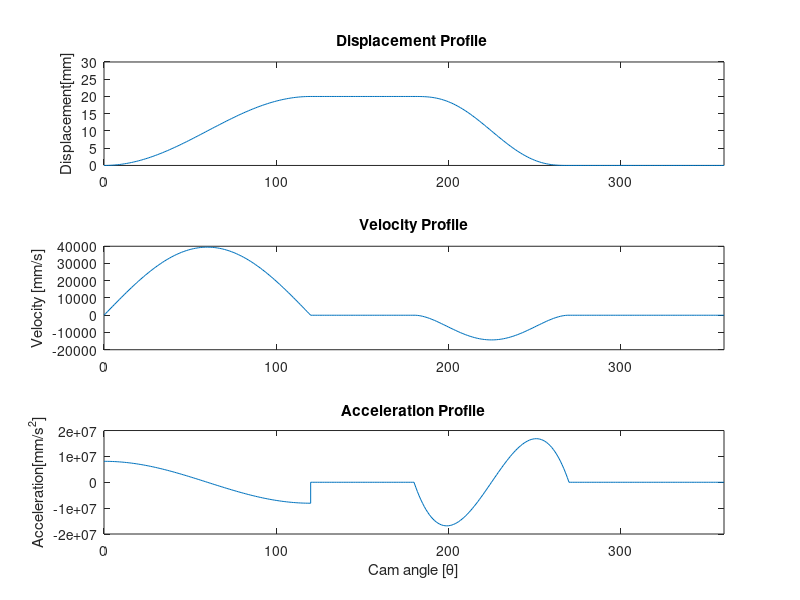
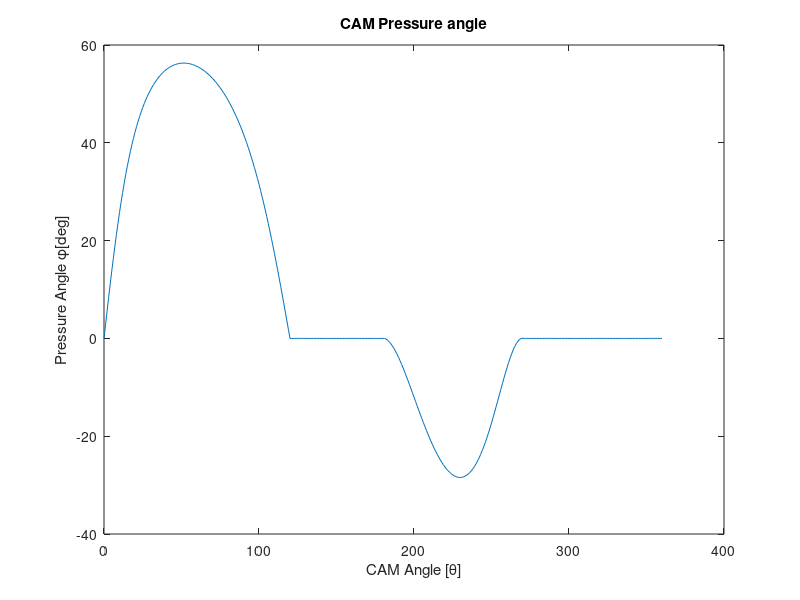

These charts were generated, in order, by the following MATLAB code:
%CAM Design
clc; clear; close all;

L =20; %Given length of rise +fall
w = 600; %rotational speed

%Harmonic Rise
t1 = (0:120)*pi/180; %Range of Harmonic Rise (rad)
b1 = t1(end)-t1(1); %Beta value
y1 = (L/2)*(1-cos((pi*t1)/b1)); %Displacement
y1dt = (0.5*pi*L*w*b1)*sin((pi*t1)/b1);%Velocity 
y1dt2 = (L/2)*((pi*w/b1)^2)*cos(pi*t1/b1); %Acceleration

%Dwell
t2 = (120:180)*pi/180; %Range of Dwell (rad)
y2 = 20*ones(1,length(t2)); %Horizontal line describing dwell
y2dt = zeros(1,length(t2)); %Zero velocity for dwell
y2dt2 = zeros(1,length(t2));

%345 Poly Fall
t3 = (0:90)*pi/180; %Range of fall (rad)
b3 = t3(end)-t3(1); %Beta for poly 345 fall
y3 = L-L*(10*(t3/b3).^3 - 15*(t3/b3).^4 + 6*(t3/b3).^5); %Displacement
y3dt = L-L*((30*w/b3^3)*t3.^2 - (60*w/b3^4)*t3.^3  + (30*w/b3^5)*t3.^4 ); %Velocity
y3dt2 = L-L*((60*w^2/b3^3)*t3 - (180*w^2/b3^4)*t3.^2  + (120*w^2/b3^5)*t3.^3); %Acceleration

%Dwell
t4 = (270:360)*pi/180;
y4 = zeros(1,length(t4));
y4dt = zeros(1,length(t4)); %Zero velocity for dwell
y4dt2 = zeros(1,length(t4));

%Graphing:
%Respective ranges for angles are converted in degrees:
tt = 0:120; %Harmonic Rise
tt2 = 120:180; %Dwell
tt3 = 180:270; %345 Poly Fall
tt4 = 270:360; %Dwell
t = [tt tt2 tt3 tt4]; %Angles
disp = [y1 y2 y3 y4]; %Displacement values
vel = [y1dt y2dt y3dt y4dt]; %Velocity
acc = [y1dt2 y2dt2 y3dt2 y4dt2]; %Acceleration
subplot(311)
plot(t,disp)
title('Displacement Profile ')
ylabel('Displacement[mm]')
xlim([0 360]);
ylim([0 30]);
subplot(312)
plot(t,vel)
title('Velocity Profile')
ylabel('Velocity [mm/s]')
xlim([0 360]);
subplot(313)
plot(t,acc)
title('Acceleration Profile')
xlabel('Cam angle [\theta]')
ylabel('Acceleration[mm/s^2]')
xlim([0 360]);

%Part B: Pressure angle
phi = atan((vel./w)./(35+disp)); %Pressure angle formula
phid = phi*180/pi; %Pressure angle values to degrees
figure
plot(t,phid)
title('CAM Pressure angle')
xlabel('CAM Angle [\theta]')
ylabel('Pressure Angle \phi[deg]')

%Table values for every 30 deg:
x = [t(1) t(31) t(61) t(91) t(121) t(152) t(182) t(213) t(243) t(273) t(304) t(334) t(364)]; % Selected angle values
pa = [phid(1) phid(31) phid(61) phid(91) phid(121) phid(152) phid(182) phid(213) phid(243) phid(273) phid(304) phid(334) phid(364)]; %Pressure angle values
table=[x;pa]